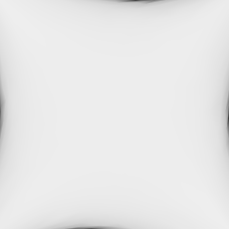
#> input picture controlMap.png, 229 x 229 px
$ jupyter execute dithering.ipynb
#> lines starting #> are read from the running program, lines starting #| are printed output that depends on the picture
[cell 1]
# https://github.com/10mrohit/floyd-steinberg-dithering
from math import floor
from PIL import Image

import os


class Dither():
    def __init__(self, path, algorithm=None, output=None):
        self.path = self.get_path(path)
        self.algorithm = algorithm
        self.output = output
        self.func = self.get_func(self.algorithm)
        self.func(self.path)

    def get_path(self, path):
        if path.startswith('/') and not path.startswith('~/'):
            return os.getcwd() + '/' + path
        else:
            return path

    def get_func(self, algorithm):
        return self.floyd_steinberg_dither

    def apply_threshold(self, value):
        return 255 * floor(value/128)

    def floyd_steinberg_dither(self, image_file):
#> called with image_file = 'controlMap.png'
        new_img = Image.open(image_file)
#> new_img is the input picture: PIL image 229x229 RGBA; mean R, G, B, A 232.4, 232.4, 232.4, 255

        new_img = new_img.convert('RGB')
#> new_img: PIL image 229x229 RGB
        pixel = new_img.load()

        x_lim, y_lim = new_img.size
#> x_lim = 229; y_lim = 229

        for y in range(1, y_lim):
            for x in range(1, x_lim):
                oldpixel, _, _ = pixel[x, y]
                newpixel = self.apply_threshold(oldpixel)

                pixel[x, y] = newpixel, newpixel, newpixel

                error = oldpixel - newpixel

                if x < x_lim - 1:
                    value = pixel[x+1, y][0] + round(error * 7/16)
                    pixel[x+1, y] = (value, value, value)

                if x > 1 and y < y_lim - 1:
                    value = pixel[x-1, y+1][0] + round(error * 3/16)
                    pixel[x-1, y+1] = (value, value, value)

                if y < y_lim - 1:
                    value = pixel[x, y+1][0] + round(error * 5/16)
                    pixel[x, y+1] = (value, value, value)

                if x < x_lim - 1 and y < y_lim - 1:
                    value = pixel[x+1, y+1][0] + round(error * 1/16)
                    pixel[x+1, y+1] = (value, value, value)

        if self.output:
            new_img.save(self.output)
        else:
            new_img.show()
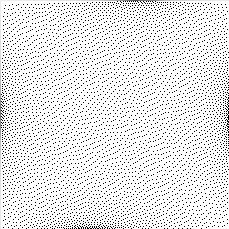
#> shown: PIL image 229x229 RGB; min 0, max 255, mean 231.7

[cell 2]
Dither("controlMap.png")

[cell 3]
# https://github.com/10mrohit/floyd-steinberg-dithering
from math import floor
from PIL import Image

import os
import numpy as np

class Dither():
    def __init__(self, path, intensity=1, algorithm=None, output=None):
        self.distCoeffs = intensity * np.array([1/255, 64/255, 85/255, 127/255])
        self.path = self.get_path(path)
        self.algorithm = algorithm
        self.output = output
        self.func = self.get_func(self.algorithm)
        self.func(self.path)

    def get_path(self, path):
        if path.startswith('/') and not path.startswith('~/'):
            return os.getcwd() + '/' + path
        else:
            return path

    def get_func(self, algorithm):
        return self.floyd_steinberg_dither

    def apply_threshold(self, value):
        return 255 * floor(value/128)

    def floyd_steinberg_dither(self, image_file):
#> called with image_file = 'controlMap.png'
        d10 = self.distCoeffs[0]
        d01 = self.distCoeffs[1]
        dn11 = self.distCoeffs[2]
        new_img = Image.open(image_file)

        new_img = new_img.convert('RGB')
        pixel = new_img.load()

        x_lim, y_lim = new_img.size
#> x_lim = 229; y_lim = 229

        for y in range(1, y_lim):
            for x in range(1, x_lim):
                oldpixel, _, _ = pixel[x, y]
                newpixel = self.apply_threshold(oldpixel)
                pixel[x, y] = newpixel, newpixel, newpixel

                error = oldpixel - newpixel

                if x < x_lim - 1:
                    value = pixel[x+1, y][0] + round(error * d10)
                    pixel[x+1, y] = (value, value, value)

                if x > 1 and y < y_lim - 1:
                    value = pixel[x-1, y+1][0] + round(error * d01)
                    pixel[x-1, y+1] = (value, value, value)

                if y < y_lim - 1:
                    value = pixel[x, y+1][0] + round(error * dn11)
                    pixel[x, y+1] = (value, value, value)

        if self.output:
            new_img.save(self.output)
        else:
            new_img.show()
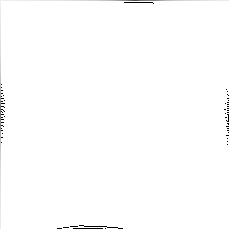
#> shown: PIL image 229x229 RGB; min 0, max 255, mean 253.4
